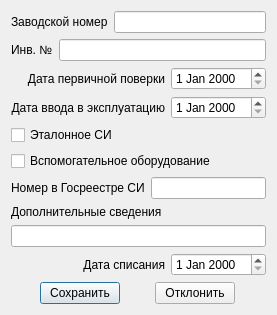
<?xml version="1.0" encoding="UTF-8"?>
<ui version="4.0">
 <class>Dialog</class>
 <widget class="QDialog" name="Dialog">
  <property name="geometry">
   <rect>
    <x>0</x>
    <y>0</y>
    <width>254</width>
    <height>295</height>
   </rect>
  </property>
  <property name="windowTitle">
   <string>Dialog</string>
  </property>
  <layout class="QVBoxLayout" name="verticalLayout">
   <item>
    <layout class="QHBoxLayout" name="horizontalLayout">
     <item>
      <widget class="QLabel" name="label">
       <property name="text">
        <string>Заводской номер</string>
       </property>
      </widget>
     </item>
     <item>
      <widget class="QLineEdit" name="lineEdit">
       <property name="maxLength">
        <number>20</number>
       </property>
      </widget>
     </item>
    </layout>
   </item>
   <item>
    <layout class="QHBoxLayout" name="horizontalLayout_7">
     <item>
      <widget class="QLabel" name="label_7">
       <property name="text">
        <string>Инв. №</string>
       </property>
      </widget>
     </item>
     <item>
      <widget class="QLineEdit" name="lineEdit_4">
       <property name="maxLength">
        <number>30</number>
       </property>
      </widget>
     </item>
    </layout>
   </item>
   <item>
    <layout class="QHBoxLayout" name="horizontalLayout_2">
     <item>
      <widget class="QLabel" name="label_2">
       <property name="text">
        <string>Дата первичной поверки</string>
       </property>
       <property name="alignment">
        <set>Qt::AlignRight|Qt::AlignTrailing|Qt::AlignVCenter</set>
       </property>
      </widget>
     </item>
     <item>
      <widget class="QDateEdit" name="dateEdit">
       <property name="sizePolicy">
        <sizepolicy hsizetype="Fixed" vsizetype="Fixed">
         <horstretch>0</horstretch>
         <verstretch>0</verstretch>
        </sizepolicy>
       </property>
      </widget>
     </item>
    </layout>
   </item>
   <item>
    <layout class="QHBoxLayout" name="horizontalLayout_3">
     <item>
      <widget class="QLabel" name="label_3">
       <property name="text">
        <string>Дата ввода в эксплуатацию</string>
       </property>
       <property name="alignment">
        <set>Qt::AlignRight|Qt::AlignTrailing|Qt::AlignVCenter</set>
       </property>
      </widget>
     </item>
     <item>
      <widget class="QDateEdit" name="dateEdit_2">
       <property name="sizePolicy">
        <sizepolicy hsizetype="Fixed" vsizetype="Fixed">
         <horstretch>0</horstretch>
         <verstretch>0</verstretch>
        </sizepolicy>
       </property>
      </widget>
     </item>
    </layout>
   </item>
   <item>
    <layout class="QVBoxLayout" name="verticalLayout_2">
     <item>
      <widget class="QCheckBox" name="checkBox">
       <property name="text">
        <string>Эталонное СИ</string>
       </property>
      </widget>
     </item>
     <item>
      <widget class="QCheckBox" name="checkBox_2">
       <property name="text">
        <string>Вспомогательное оборудование</string>
       </property>
      </widget>
     </item>
    </layout>
   </item>
   <item>
    <layout class="QHBoxLayout" name="horizontalLayout_6">
     <item>
      <widget class="QLabel" name="label_5">
       <property name="text">
        <string>Номер в Госреестре СИ</string>
       </property>
      </widget>
     </item>
     <item>
      <widget class="QLineEdit" name="lineEdit_2">
       <property name="maxLength">
        <number>10</number>
       </property>
      </widget>
     </item>
    </layout>
   </item>
   <item>
    <layout class="QVBoxLayout" name="verticalLayout_3">
     <item>
      <widget class="QLabel" name="label_6">
       <property name="text">
        <string>Дополнительные сведения</string>
       </property>
      </widget>
     </item>
     <item>
      <widget class="QLineEdit" name="lineEdit_3">
       <property name="maxLength">
        <number>300</number>
       </property>
      </widget>
     </item>
    </layout>
   </item>
   <item>
    <layout class="QHBoxLayout" name="horizontalLayout_4">
     <item>
      <widget class="QLabel" name="label_4">
       <property name="text">
        <string>Дата списания</string>
       </property>
       <property name="alignment">
        <set>Qt::AlignRight|Qt::AlignTrailing|Qt::AlignVCenter</set>
       </property>
      </widget>
     </item>
     <item>
      <widget class="QDateEdit" name="dateEdit_3">
       <property name="sizePolicy">
        <sizepolicy hsizetype="Fixed" vsizetype="Fixed">
         <horstretch>0</horstretch>
         <verstretch>0</verstretch>
        </sizepolicy>
       </property>
      </widget>
     </item>
    </layout>
   </item>
   <item>
    <spacer name="verticalSpacer">
     <property name="orientation">
      <enum>Qt::Vertical</enum>
     </property>
     <property name="sizeHint" stdset="0">
      <size>
       <width>20</width>
       <height>40</height>
      </size>
     </property>
    </spacer>
   </item>
   <item>
    <layout class="QHBoxLayout" name="horizontalLayout_5">
     <item>
      <widget class="QPushButton" name="pushButton">
       <property name="sizePolicy">
        <sizepolicy hsizetype="Fixed" vsizetype="Fixed">
         <horstretch>0</horstretch>
         <verstretch>0</verstretch>
        </sizepolicy>
       </property>
       <property name="text">
        <string> Сохранить </string>
       </property>
       <property name="iconSize">
        <size>
         <width>24</width>
         <height>24</height>
        </size>
       </property>
      </widget>
     </item>
     <item>
      <widget class="QPushButton" name="pushButton_2">
       <property name="sizePolicy">
        <sizepolicy hsizetype="Fixed" vsizetype="Fixed">
         <horstretch>0</horstretch>
         <verstretch>0</verstretch>
        </sizepolicy>
       </property>
       <property name="text">
        <string> Отклонить </string>
       </property>
       <property name="iconSize">
        <size>
         <width>24</width>
         <height>24</height>
        </size>
       </property>
      </widget>
     </item>
    </layout>
   </item>
  </layout>
 </widget>
 <resources/>
 <connections>
  <connection>
   <sender>pushButton_2</sender>
   <signal>clicked()</signal>
   <receiver>Dialog</receiver>
   <slot>close()</slot>
   <hints>
    <hint type="sourcelabel">
     <x>186</x>
     <y>133</y>
    </hint>
    <hint type="destinationlabel">
     <x>131</x>
     <y>77</y>
    </hint>
   </hints>
  </connection>
 </connections>
</ui>
